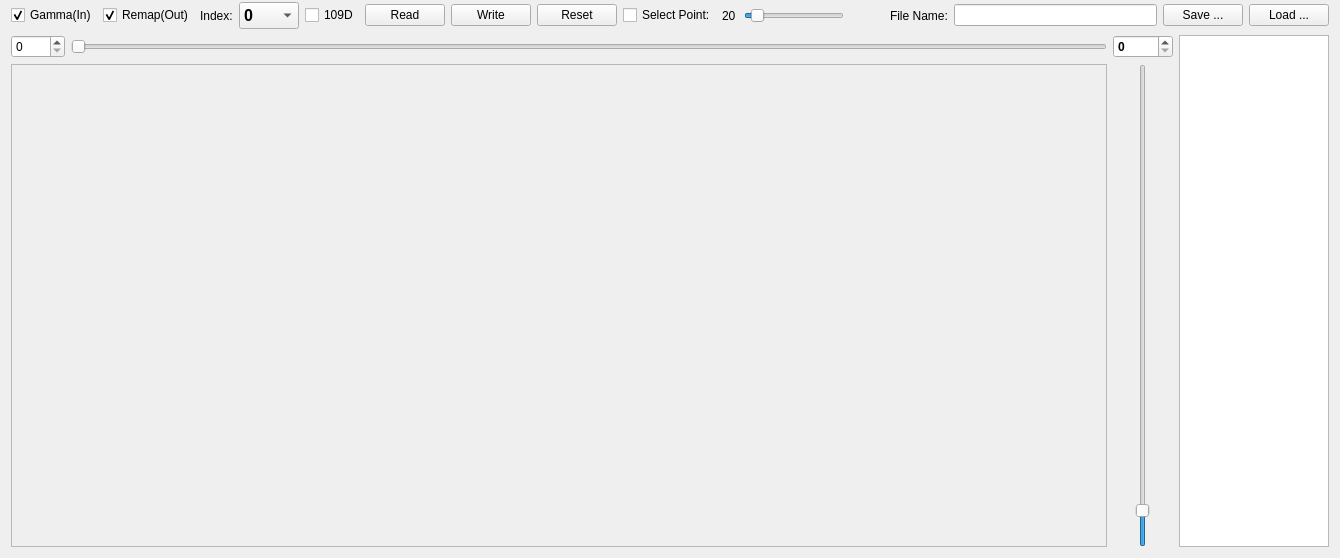
<?xml version="1.0" encoding="UTF-8"?>
<ui version="4.0">
 <class>FrameBLGamma</class>
 <widget class="QFrame" name="FrameBLGamma">
  <property name="geometry">
   <rect>
    <x>0</x>
    <y>0</y>
    <width>1340</width>
    <height>558</height>
   </rect>
  </property>
  <property name="windowTitle">
   <string>Frame</string>
  </property>
  <layout class="QVBoxLayout" name="verticalLayout_3">
   <property name="topMargin">
    <number>2</number>
   </property>
   <item>
    <layout class="QHBoxLayout" name="horizontalLayout">
     <item>
      <widget class="QCheckBox" name="checkBoxShowGammaIn">
       <property name="text">
        <string>Gamma(In)</string>
       </property>
       <property name="checked">
        <bool>true</bool>
       </property>
      </widget>
     </item>
     <item>
      <widget class="QCheckBox" name="checkBoxShowRemap">
       <property name="text">
        <string>Remap(Out)</string>
       </property>
       <property name="checked">
        <bool>true</bool>
       </property>
      </widget>
     </item>
     <item>
      <widget class="QLabel" name="label_2">
       <property name="text">
        <string>Index:</string>
       </property>
      </widget>
     </item>
     <item>
      <widget class="QComboBox" name="comboBoxIndex">
       <property name="minimumSize">
        <size>
         <width>60</width>
         <height>0</height>
        </size>
       </property>
       <property name="font">
        <font>
         <pointsize>12</pointsize>
         <bold>true</bold>
        </font>
       </property>
       <property name="maxVisibleItems">
        <number>20</number>
       </property>
       <property name="maxCount">
        <number>30</number>
       </property>
       <item>
        <property name="text">
         <string>0</string>
        </property>
       </item>
       <item>
        <property name="text">
         <string>1</string>
        </property>
       </item>
       <item>
        <property name="text">
         <string>2</string>
        </property>
       </item>
       <item>
        <property name="text">
         <string>3</string>
        </property>
       </item>
       <item>
        <property name="text">
         <string>All</string>
        </property>
       </item>
      </widget>
     </item>
     <item>
      <widget class="QCheckBox" name="checkBox109D">
       <property name="text">
        <string>109D</string>
       </property>
      </widget>
     </item>
     <item>
      <widget class="QPushButton" name="pushButtonRead">
       <property name="focusPolicy">
        <enum>Qt::FocusPolicy::NoFocus</enum>
       </property>
       <property name="text">
        <string>Read</string>
       </property>
      </widget>
     </item>
     <item>
      <widget class="QPushButton" name="pushButtonWrite">
       <property name="focusPolicy">
        <enum>Qt::FocusPolicy::NoFocus</enum>
       </property>
       <property name="text">
        <string>Write</string>
       </property>
      </widget>
     </item>
     <item>
      <widget class="QPushButton" name="pushButtonReset">
       <property name="focusPolicy">
        <enum>Qt::FocusPolicy::NoFocus</enum>
       </property>
       <property name="text">
        <string>Reset</string>
       </property>
      </widget>
     </item>
     <item>
      <widget class="QCheckBox" name="checkBoxSelectPiont">
       <property name="text">
        <string>Select Point:</string>
       </property>
      </widget>
     </item>
     <item>
      <widget class="QLabel" name="labelPoints">
       <property name="minimumSize">
        <size>
         <width>16</width>
         <height>0</height>
        </size>
       </property>
       <property name="text">
        <string>20</string>
       </property>
       <property name="buddy">
        <cstring>horizontalSliderPoints</cstring>
       </property>
      </widget>
     </item>
     <item>
      <widget class="QSlider" name="horizontalSliderPoints">
       <property name="sizePolicy">
        <sizepolicy hsizetype="Fixed" vsizetype="Fixed">
         <horstretch>0</horstretch>
         <verstretch>0</verstretch>
        </sizepolicy>
       </property>
       <property name="minimumSize">
        <size>
         <width>100</width>
         <height>0</height>
        </size>
       </property>
       <property name="minimum">
        <number>10</number>
       </property>
       <property name="maximum">
        <number>200</number>
       </property>
       <property name="value">
        <number>24</number>
       </property>
       <property name="tracking">
        <bool>true</bool>
       </property>
       <property name="orientation">
        <enum>Qt::Orientation::Horizontal</enum>
       </property>
      </widget>
     </item>
     <item>
      <spacer name="horizontalSpacer">
       <property name="orientation">
        <enum>Qt::Orientation::Horizontal</enum>
       </property>
       <property name="sizeType">
        <enum>QSizePolicy::Policy::Minimum</enum>
       </property>
       <property name="sizeHint" stdset="0">
        <size>
         <width>40</width>
         <height>20</height>
        </size>
       </property>
      </spacer>
     </item>
     <item>
      <widget class="QLabel" name="label_3">
       <property name="text">
        <string>File Name:</string>
       </property>
      </widget>
     </item>
     <item>
      <widget class="QLineEdit" name="lineEditFilename"/>
     </item>
     <item>
      <widget class="QPushButton" name="pushButtonSave">
       <property name="focusPolicy">
        <enum>Qt::FocusPolicy::NoFocus</enum>
       </property>
       <property name="text">
        <string>Save ...</string>
       </property>
      </widget>
     </item>
     <item>
      <widget class="QPushButton" name="pushButtonLoad">
       <property name="focusPolicy">
        <enum>Qt::FocusPolicy::NoFocus</enum>
       </property>
       <property name="text">
        <string>Load ...</string>
       </property>
      </widget>
     </item>
    </layout>
   </item>
   <item>
    <layout class="QHBoxLayout" name="horizontalLayout_5">
     <item>
      <layout class="QVBoxLayout" name="verticalLayout_2" stretch="0,1">
       <item>
        <layout class="QHBoxLayout" name="horizontalLayout_2">
         <item>
          <widget class="QSpinBox" name="spinBoxX">
           <property name="sizePolicy">
            <sizepolicy hsizetype="Fixed" vsizetype="Fixed">
             <horstretch>0</horstretch>
             <verstretch>0</verstretch>
            </sizepolicy>
           </property>
           <property name="minimumSize">
            <size>
             <width>50</width>
             <height>0</height>
            </size>
           </property>
           <property name="maximum">
            <number>4095</number>
           </property>
           <property name="value">
            <number>0</number>
           </property>
          </widget>
         </item>
         <item>
          <widget class="QSlider" name="horizontalSliderPos">
           <property name="maximum">
            <number>4095</number>
           </property>
           <property name="value">
            <number>0</number>
           </property>
           <property name="tracking">
            <bool>true</bool>
           </property>
           <property name="orientation">
            <enum>Qt::Orientation::Horizontal</enum>
           </property>
          </widget>
         </item>
        </layout>
       </item>
       <item>
        <layout class="QHBoxLayout" name="horizontalLayout_4">
         <item>
          <widget class="FrameBLGammaPanel" name="framePanel">
           <property name="focusPolicy">
            <enum>Qt::FocusPolicy::StrongFocus</enum>
           </property>
           <property name="styleSheet">
            <string notr="true"/>
           </property>
           <property name="frameShape">
            <enum>QFrame::Shape::StyledPanel</enum>
           </property>
           <property name="frameShadow">
            <enum>QFrame::Shadow::Raised</enum>
           </property>
           <layout class="QHBoxLayout" name="horizontalLayout_3">
            <property name="spacing">
             <number>0</number>
            </property>
            <property name="leftMargin">
             <number>0</number>
            </property>
            <property name="topMargin">
             <number>0</number>
            </property>
            <property name="rightMargin">
             <number>0</number>
            </property>
            <property name="bottomMargin">
             <number>0</number>
            </property>
           </layout>
          </widget>
         </item>
        </layout>
       </item>
      </layout>
     </item>
     <item>
      <layout class="QVBoxLayout" name="verticalLayout">
       <item>
        <widget class="QSpinBox" name="spinBoxY">
         <property name="sizePolicy">
          <sizepolicy hsizetype="Fixed" vsizetype="Fixed">
           <horstretch>0</horstretch>
           <verstretch>0</verstretch>
          </sizepolicy>
         </property>
         <property name="minimumSize">
          <size>
           <width>60</width>
           <height>0</height>
          </size>
         </property>
         <property name="font">
          <font>
           <bold>true</bold>
          </font>
         </property>
         <property name="maximum">
          <number>4095</number>
         </property>
         <property name="value">
          <number>0</number>
         </property>
        </widget>
       </item>
       <item alignment="Qt::AlignmentFlag::AlignHCenter">
        <widget class="QSlider" name="verticalSliderValue">
         <property name="minimumSize">
          <size>
           <width>40</width>
           <height>0</height>
          </size>
         </property>
         <property name="maximum">
          <number>4095</number>
         </property>
         <property name="value">
          <number>255</number>
         </property>
         <property name="tracking">
          <bool>true</bool>
         </property>
         <property name="orientation">
          <enum>Qt::Orientation::Vertical</enum>
         </property>
        </widget>
       </item>
      </layout>
     </item>
     <item>
      <widget class="QTableView" name="tableView">
       <property name="minimumSize">
        <size>
         <width>150</width>
         <height>0</height>
        </size>
       </property>
       <property name="maximumSize">
        <size>
         <width>100</width>
         <height>16777215</height>
        </size>
       </property>
       <property name="focusPolicy">
        <enum>Qt::FocusPolicy::NoFocus</enum>
       </property>
       <property name="selectionMode">
        <enum>QAbstractItemView::SelectionMode::SingleSelection</enum>
       </property>
       <property name="selectionBehavior">
        <enum>QAbstractItemView::SelectionBehavior::SelectRows</enum>
       </property>
       <property name="showGrid">
        <bool>true</bool>
       </property>
       <attribute name="verticalHeaderVisible">
        <bool>false</bool>
       </attribute>
      </widget>
     </item>
    </layout>
   </item>
  </layout>
 </widget>
 <customwidgets>
  <customwidget>
   <class>FrameBLGammaPanel</class>
   <extends>QFrame</extends>
   <header>frameblgammapanel.h</header>
   <container>1</container>
  </customwidget>
 </customwidgets>
 <resources/>
 <connections/>
</ui>
